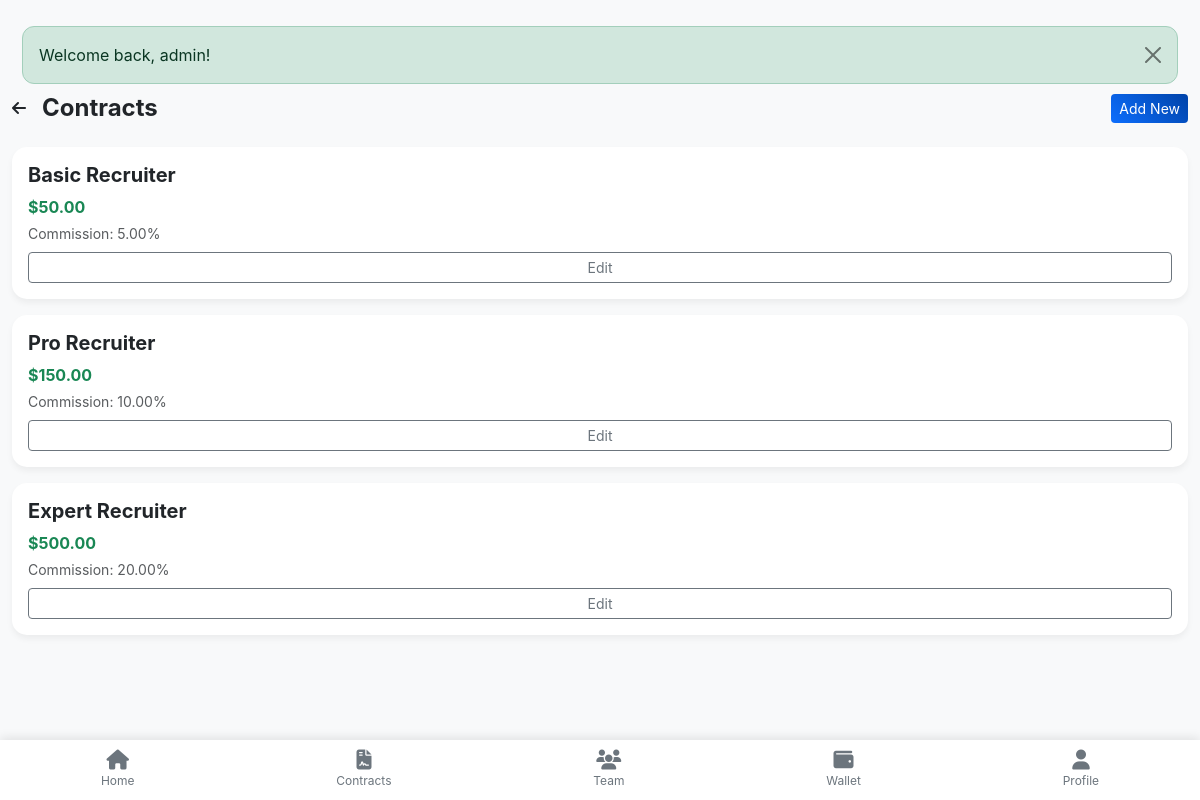
The page /admin/contracts.php (signed in) on the database its author committed.
### tables this page shows
CREATE TABLE IF NOT EXISTS contracts (
    id INT AUTO_INCREMENT PRIMARY KEY,
    name VARCHAR(100) NOT NULL,
    price DECIMAL(15, 2) NOT NULL,
    benefits TEXT,
    referral_commission_percentage DECIMAL(5, 2) DEFAULT 0.00,
    file_path VARCHAR(255) DEFAULT NULL,
    created_at TIMESTAMP DEFAULT CURRENT_TIMESTAMP,
    updated_at TIMESTAMP DEFAULT CURRENT_TIMESTAMP ON UPDATE CURRENT_TIMESTAMP
);

### admin/contracts.php (the view, shortened to what this page needs)
<?php
require_once __DIR__ . '/../includes/functions.php';
require_once __DIR__ . '/../includes/auth.php';
$stmt = $pdo->query("SELECT * FROM contracts");
$contracts = $stmt->fetchAll();
include __DIR__ . '/../includes/header.php';
?>
<div class="row">
    <div class="col-12 mb-4">
        <div class="d-flex align-items-center justify-content-between">
            <div class="d-flex align-items-center">
                <a href="/admin/dashboard.php" class="me-3 text-dark"><i class="fas fa-arrow-left"></i></a>
                <h4 class="fw-bold mb-0">Contracts</h4>
            </div>
            <button class="btn btn-sm btn-primary" data-bs-toggle="modal" data-bs-target="#addContract">Add New</button>
        </div>
    </div>
    <?php foreach ($contracts as $c): ?>
        <div class="col-12 mb-3">
            <div class="card p-3">
                <h5 class="fw-bold"><?php echo htmlspecialchars($c['name']); ?></h5>
                <p class="text-success fw-bold mb-1"><?php echo format_currency($c['price']); ?></p>
                <p class="small text-muted mb-2">Commission: <?php echo $c['referral_commission_percentage']; ?>%</p>
                <button class="btn btn-sm btn-outline-secondary" data-bs-toggle="modal" data-bs-target="#editContract<?php echo $c['id']; ?>">Edit</button>
            </div>
        </div>
    <?php endforeach; ?>
</div>
<?php include __DIR__ . '/../includes/footer.php'; ?>

### assets/css/style.css (style rules this page uses)
body { -webkit-tap-highlight-color: transparent; user-select: none; }
.card { transition: transform 0.2s ease; }
.btn-primary { background: linear-gradient(45deg, #0d6efd, #0043a8); border: none; }

### includes/header.php (style rules this page uses)
body { background-color: #f8f9fa; font-family: 'Inter', sans-serif; padding-bottom: 70px; }
.card { border-radius: 15px; border: none; box-shadow: 0 4px 6px rgba(0,0,0,0.05); }

### rows shown on the page
contracts: name "Basic Recruiter", price "$50.00", referral_commission_percentage "5.00"
contracts: name "Pro Recruiter", price "$150.00", referral_commission_percentage "10.00"
contracts: name "Expert Recruiter", price "$500.00", referral_commission_percentage "20.00"

### other values the page prints
$flash['message'] "Welcome back, admin!"
